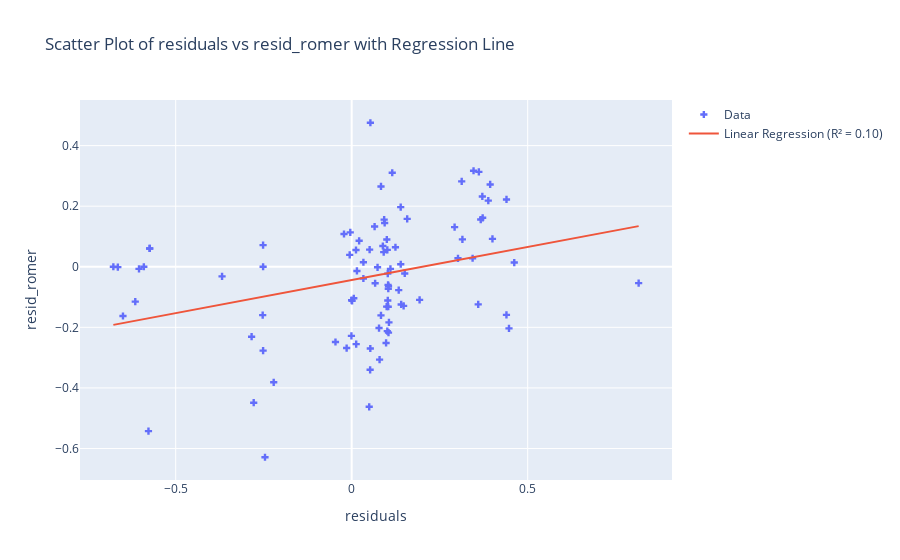

The code cell stored with this chart in its notebook:
### Code cell
u.xy_scatter_plot(compare, x_col = "residuals", y_col = "resid_romer")
